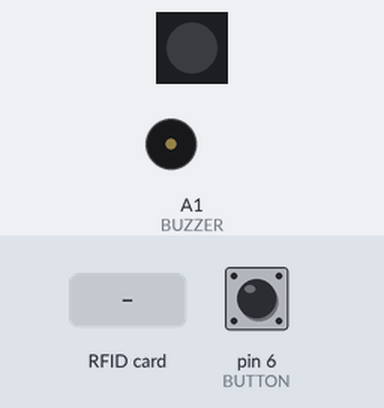
Simulated run of this sketch. Board: Arduino Uno, built with avr-gcc and run on an emulated ATmega328P. Parts: 1 RGB LEDs in strip order, left to right, buzzer (waves = sounding). Inputs (shaded band) come from the test bench; at power-on: pin 6 (BUTTON) HIGH. Dim RGB values are drawn brighter than linear; what the sketch prints to the serial monitor is not drawn.

Above: at 8.5 s.
8.6 s: pin 6 (BUTTON) pulled LOW for 0.15 s
At 9.02 s:
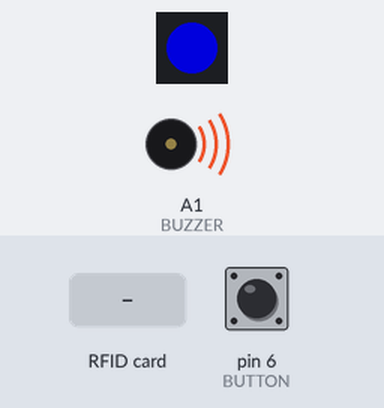
11.4 s: RFID card 5E 7A 19 C4 held to the reader
At 11.9 s:
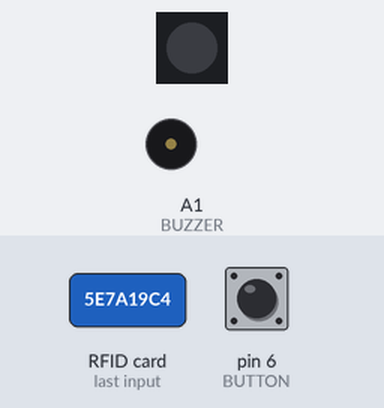
13.1 s: pin 6 (BUTTON) pulled LOW for 1 s
At 15.1 s:
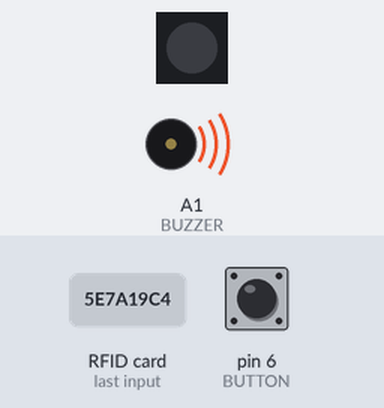
16.7 s: pin 6 (BUTTON) pulled LOW for 3.2 s
At 21.5 s:
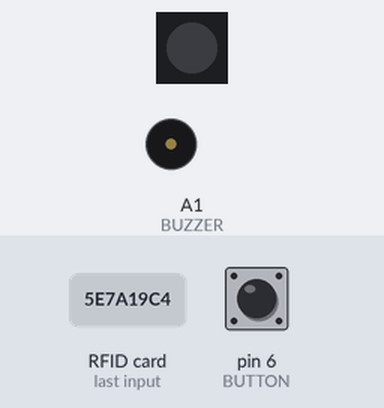
Timing chart, 0 to 23.0 s (numbered marks = the images above; inputs shaded):
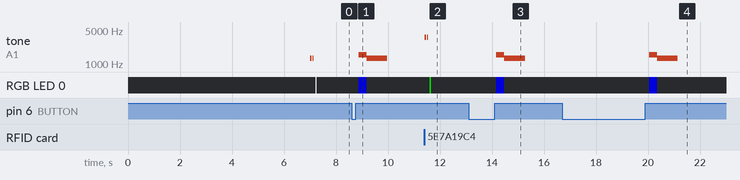

The sketch:

doorbell-nfc.ino
```cpp
#include <util/delay.h>
#include <SPI.h>
#include <PN532_SPI.h>
#include "PN532.h"
#include <Adafruit_NeoPixel.h>

#define LED 5
#define BUTTON 6
#define NFC 10
#define BUZZER A1
int debounceDelay = 50;
unsigned long lastDebounceTime = 0;
int buttonState = HIGH;
int lastButtonState = HIGH;

uint8_t uid[] = { 0, 0, 0, 0, 0, 0, 0 };
uint8_t uidLength; // 4(Mifare Classic) or 7(Mifare Ultralight) bytes, ISO14443A

PN532_SPI pn532spi(SPI, NFC);
PN532 nfc(pn532spi);

Adafruit_NeoPixel pixels(1, LED, NEO_GRB + NEO_KHZ800);
const int brightness = 255;
const uint32_t color_off = pixels.Color(0, 0, 0);
const uint32_t color_red = pixels.Color(255, 0, 0);
const uint32_t color_green = pixels.Color(0, 150, 0);
const uint32_t color_blue = pixels.Color(0, 0, 150);
const uint32_t color_white = pixels.Color(255, 255, 255);

void setup(void) {
  Serial.begin(115200);

  pinMode(BUTTON, INPUT_PULLUP);
//  pinMode(BUZZER, OUTPUT);

  pixels.begin();
  pixels.setBrightness(brightness);

  fade();

  nfc.begin();

  uint32_t versiondata = nfc.getFirmwareVersion();
  if (! versiondata) {
    blink(5, color_red);
    while (1);
  }

  nfc.setPassiveActivationRetries(0xFF);
  nfc.SAMConfig();

  pixels.clear();
  pixels.show();
  _delay_ms(1000);

  beep(1318);
  blink(color_white, 2);
}

void loop(void) {
  // button
  int reading = digitalRead(BUTTON);

  if (reading != lastButtonState) lastDebounceTime = millis();
  if ((millis() - lastDebounceTime) > debounceDelay) {  //check bounce
    if (reading != buttonState) {
      buttonState = reading;
      if (buttonState == HIGH) {
        ledOn(color_blue);

        byte str[] = {0xF7, 0xA1, 0x01, 0x41, 0x01, 0x01, 0x12, 0xF2};
        for (int i=0; i < sizeof(str); i++) {
           Serial.write(str[i]);
        }
        ring();

        ledOff();
      }
    }
  }

  lastButtonState = reading;

  // nfc
  boolean success = nfc.readPassiveTargetID(PN532_MIFARE_ISO14443A, &uid[0], &uidLength, debounceDelay);
  if (success) {
    beep(3520);

    byte str1[] = {0xF7, 0xA1, 0x01, 0x41, 0x05, 0x04, 0x17, 0xFA};
    for (int i=0; i < sizeof(str1); i++) {
      if(str1[i] == str1[6]) {
       // nfc Serial_Number
       for (uint8_t j = 0; j < uidLength; j++) {
        if (uid[j] <= 0xF);
        Serial.write(uid[j]);
        }
      }
      Serial.write(str1[i]);
    }

    blink(color_green, 2);

    _delay_ms(900);
  }
}

void fade() {
  pixels.setPixelColor(0, pixels.Color(0, 0, 0));
  pixels.show();

  for (int i = 0; i <= 255; i++) {
    pixels.setPixelColor(0, pixels.Color(i, i, i));
    pixels.show();

    _delay_ms(20);
  }

  for (int i = 255; i >= 0; i--) {
    pixels.setPixelColor(0, pixels.Color(i, i, i));
    pixels.show();

    _delay_ms(3);
  }

  pixels.clear();
  pixels.show();
}

void blink(uint32_t color, int count) {
  pixels.clear();
  pixels.show();

  for (int i = 0; i < count; i++) {
    pixels.setPixelColor(0, color);
    pixels.show();

    _delay_ms(50);

    pixels.clear();
    pixels.show();

    _delay_ms(50);
  }
}

void flash(uint32_t color, int t) {
  pixels.clear();
  pixels.show();

  pixels.setPixelColor(0, color);
  pixels.show();

  _delay_ms(t);

  pixels.clear();
  pixels.show();
}

void ledOn(uint32_t color) {
  pixels.clear();
  pixels.show();

  pixels.setPixelColor(0, color);
  pixels.show();
}

void ledOff(void) {
  pixels.clear();
  pixels.show();
}

void beep(int t) {
  tone(BUZZER, t, 60);
  delay(100);
  tone(BUZZER, t, 30);
}

void ring(void) {
  tone(BUZZER, 1567, 1000);
  delay(300);
  tone(BUZZER, 1318, 800);
}
```

Measured:
- after the input at 8.6 s, tone on A1 (BUZZER): silent → 1567 Hz after 0.27 s, → 1318 Hz 0.30 s later, → silent 0.80 s later; RGB LED 0: off → RGB(0, 0, 150) after 0.27 s, → off 0.30 s later
- after the input at 11.4 s, tone on A1 (BUZZER): alternates 3520 Hz for 0.05 s and silent for 0.04 s, 4 changes in all, then stays silent, starting at once; RGB LED 0: off → RGB(0, 150, 0) after 0.21 s, → off 0.05 s later
- after the input at 13.1 s, tone on A1 (BUZZER): silent → 1567 Hz after 1.1 s, → 1318 Hz 0.30 s later, → silent 0.80 s later; RGB LED 0: off → RGB(0, 0, 150) after 1.1 s, → off 0.30 s later
- after the input at 16.7 s, tone on A1 (BUZZER): silent → 1567 Hz after 3.4 s, → 1318 Hz 0.30 s later, → silent 0.80 s later; RGB LED 0: off → RGB(0, 0, 150) after 3.4 s, → off 0.30 s later
